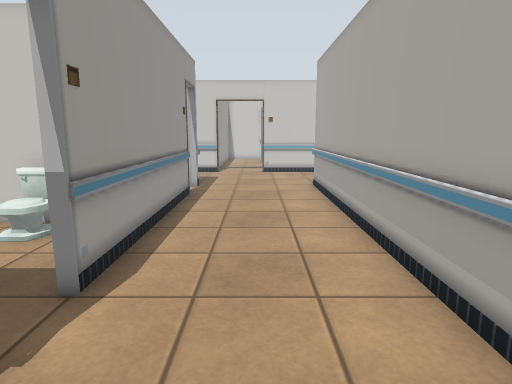
[1] (above)

19 first-person views from a walk through a Gazebo world. The camera is 1.3 m above the floor, tilts 10° down and sees 75° across. The floor is counted in squares, 0.5 m on a side. Each view is taken from the middle of a square. On the plan, view 1 faces up. The plan holds only what a view shows up to about 20 squares ahead; the rest is blank. The place goes on beyond the plan. Some surface patterns are stand-ins.

[2]
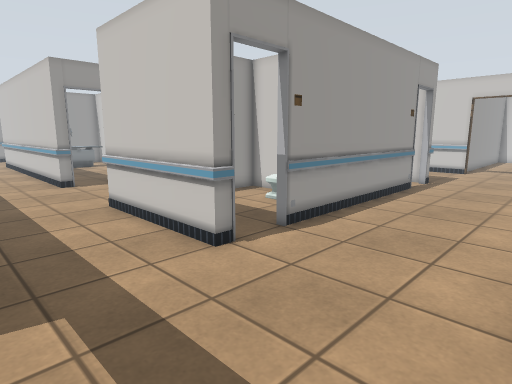

[3]
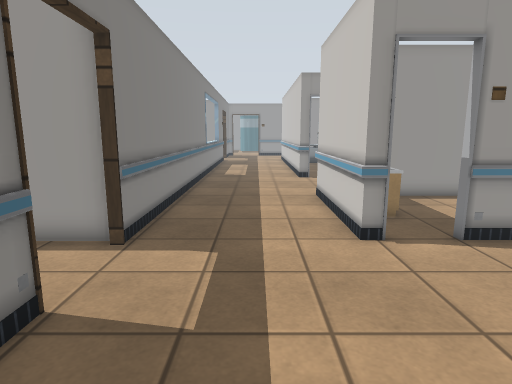

[4]
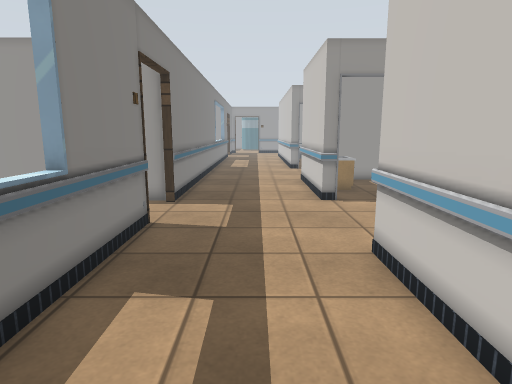

[5]
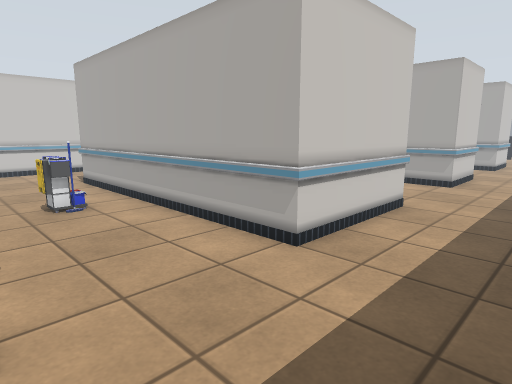

[6]
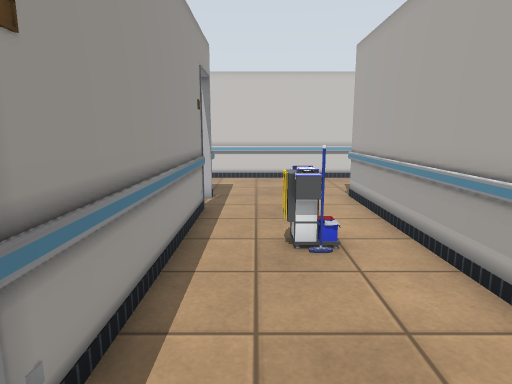

[7]
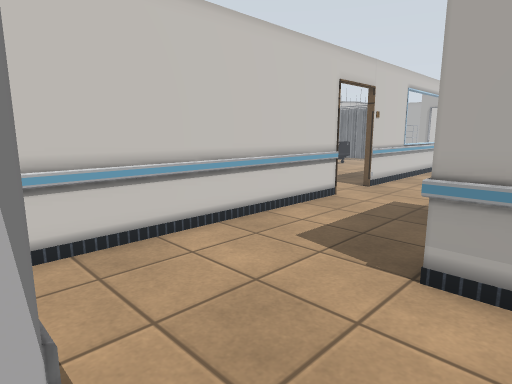

[8]
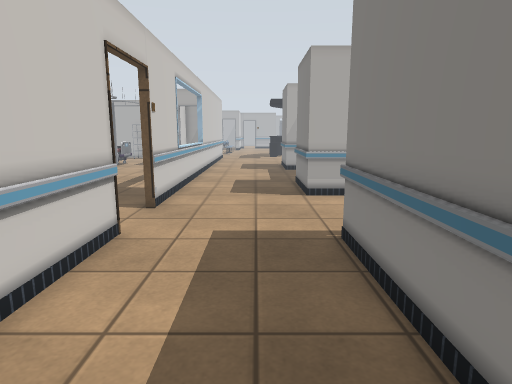

[9]
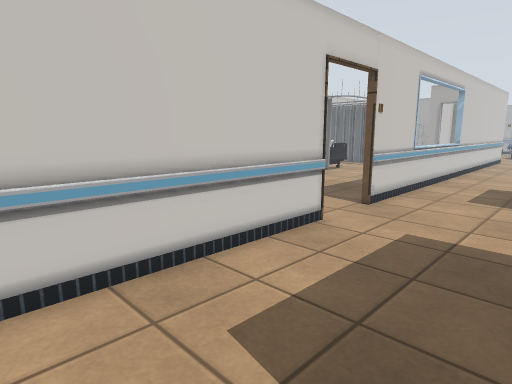

[10]
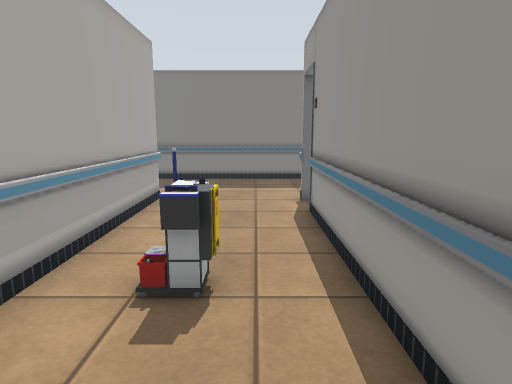

[11]
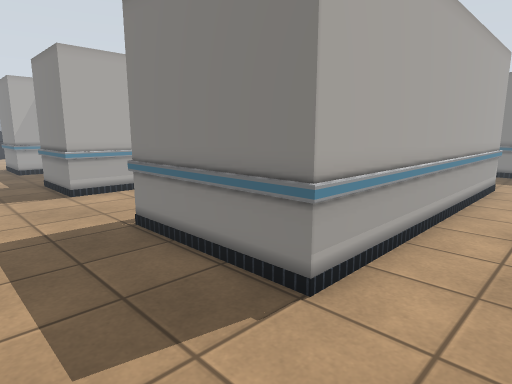

[12]
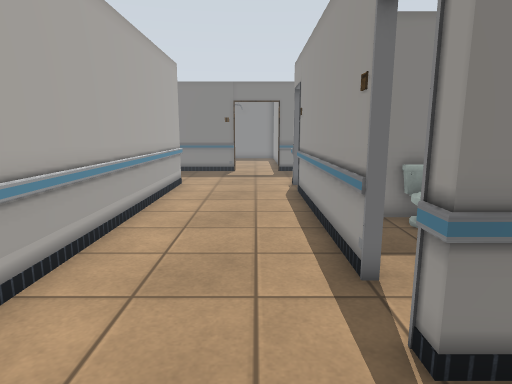

[13]
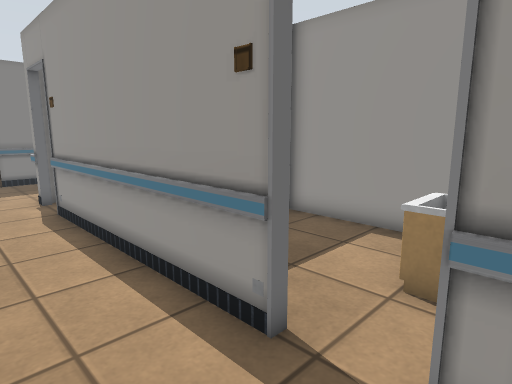

[14]
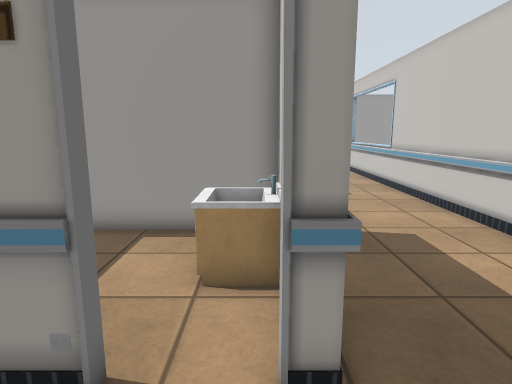

[15]
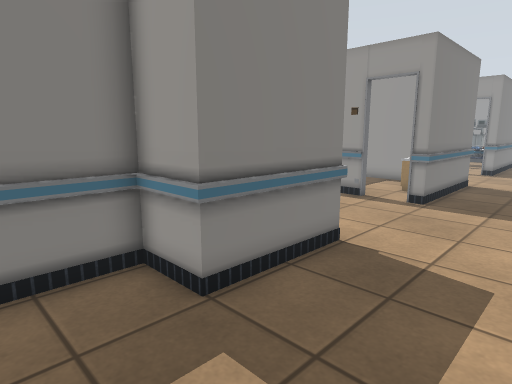

[16]
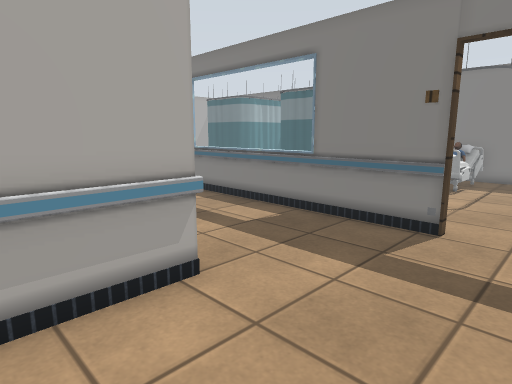

[17]
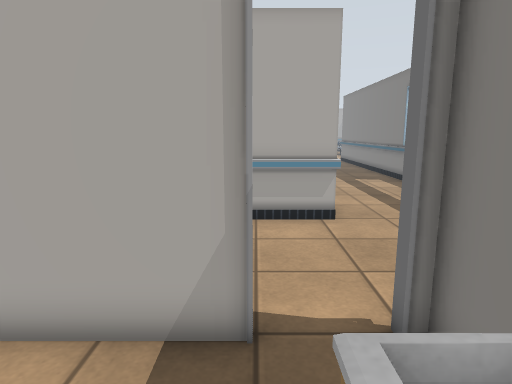

[18]
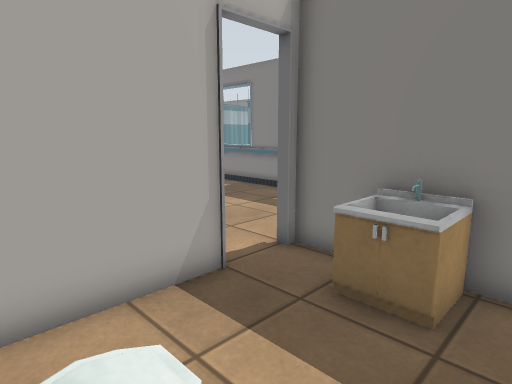

[19]
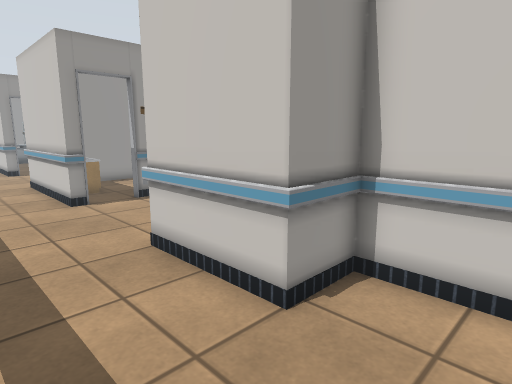

### Floor plan
Ten units are one square. View 1 is at (0, 0); x grows to the right and y downward. Boxes are objects, and circles mark ways between rooms. Rooms are numbered by the first view taken in them; rooms with no view inside come last. Other rooms are left out.
<svg viewBox="-160 -234 270 271">
<path fill="none" stroke="#000" d="M-148 -145 -148 -50M-148 -32 -148 -26 -155 -26M-148 -169 -148 -162 -151 -162M-29 -26 -91 -26 -91 -168 -29 -168M-155 32 -25 32M29 -168 71 -168 71 -148 95 -148M-25 -226 -155 -226M5 32 105 32M95 -46 71 -46 71 -26 29 -26M105 -226 5 -226 5 -229M-32 -144 -29 -144 -29 -50 -32 -50M-32 -166 -38 -166M-29 -168 -29 -162 -32 -162M-32 -32 -29 -32 -29 -26M29 -26 29 -168M-32 -50 -32 -86M-75 -28 -32 -28M-64 -96 -89 -96M-88 -100 -88 -46M-55 -98 -50 -98M-79 -166 -88 -166 -88 -100"/>
<rect x="-125" y="-115" width="20" height="20" fill="#bbb"><title>cart</title></rect>
<rect x="-75" y="-55" width="30" height="30" fill="#bbb"><title>sink</title></rect>
<rect x="-65" y="-95" width="20" height="20" fill="#bbb"><title>toilet</title></rect>
<rect x="-75" y="-115" width="30" height="20" fill="#bbb"><title>toilet</title></rect>
<rect x="-75" y="-165" width="30" height="20" fill="#bbb"><title>sink</title></rect>
<circle cx="0" cy="-170" r="3" fill="#2a7"/>
<circle cx="0" cy="-25" r="3" fill="#2a7"/>
<circle cx="-30" cy="-45" r="3" fill="#2a7"/>
<circle cx="-30" cy="-155" r="3" fill="#2a7"/>
<text x="-100" y="-100">1</text>
<text x="0" y="-100">2</text>
<text x="-60" y="-60">3</text>
<text x="-60" y="-130">4</text>
</svg>
Room 1 opens to room 2. Room 2 opens to room 3. Room 2 opens to room 4.

Where each view was taken, in squares from view 1:
view 1: 0 up, 0 right, facing up
view 2: 2 down, 3 right, facing up-left
view 3: 0 up, 5 right, facing left
view 4: 0 up, 10 right, facing left
view 5: 2 down, 15 left, facing up-right
view 6: 3 up, 13 left, facing up
view 7: 15 up, 15 left, facing up-right
view 8: 19 up, 11 left, facing right
view 9: 17 up, 11 left, facing up-right
view 10: 16 up, 13 left, facing down
view 11: 21 up, 12 left, facing down-right
view 12: 20 up, 1 left, facing down
view 13: 17 up, 0 right, facing down-left
view 14: 16 up, 0 right, facing left
view 15: 21 up, 10 right, facing down-left
view 16: 6 up, 2 left, facing down-right
view 17: 5 up, 7 left, facing right
view 18: 9 up, 8 left, facing down-right
view 19: 1 down, 10 right, facing up-left
